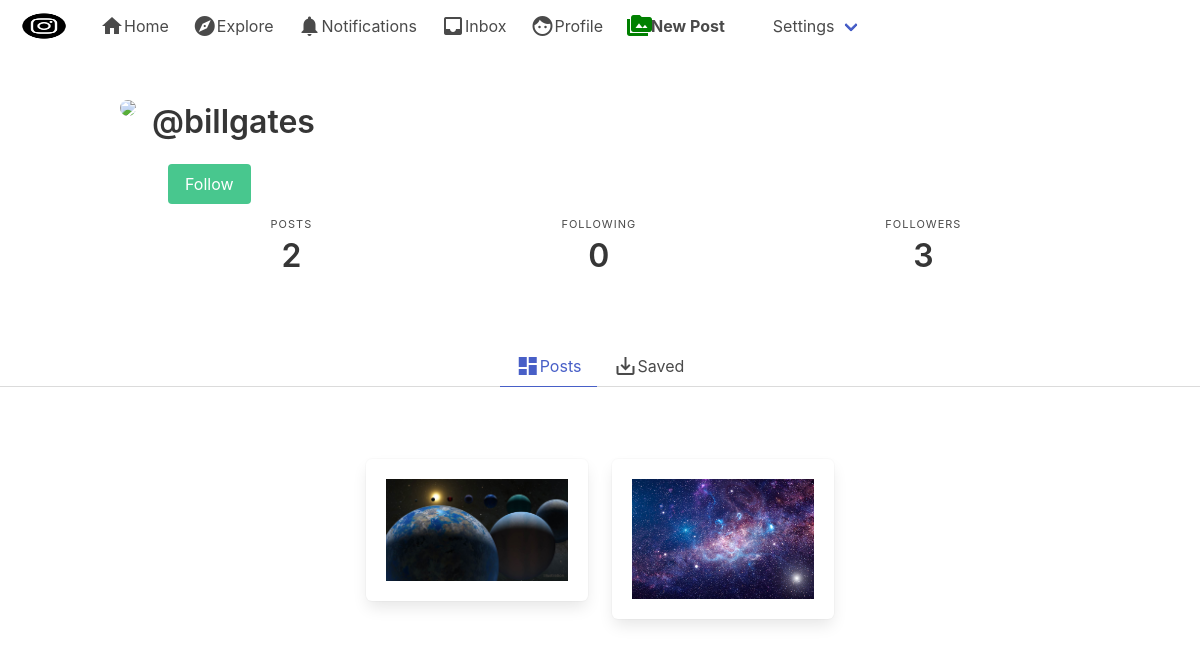
The app's page /billgates/ with its own data.
### authy/models.py (models this page shows)
class Profile(models.Model):
	user = models.OneToOneField(User, on_delete=models.CASCADE)
	first_name = models.CharField(max_length=50, null=True, blank=True)
	last_name = models.CharField(max_length=50, null=True, blank=True)
	location = models.CharField(max_length=50, null=True, blank=True)
	url = models.CharField(max_length=80, null=True, blank=True)
	profile_info = models.TextField(max_length=150, null=True, blank=True)
	created = models.DateField(auto_now_add=True)
	favorites = models.ManyToManyField(Post)
	picture = models.ImageField(upload_to='profile_pictures', blank=True, null=True, verbose_name='Picture')

### post/models.py (models this page shows)
class Post(models.Model):
    id = models.UUIDField(primary_key=True, default=uuid.uuid4, editable=False)
    picture = models.ImageField(upload_to=user_directory_path, verbose_name='Picture', null=False)
    caption = models.TextField(max_length=1500, verbose_name='Caption')
    posted = models.DateTimeField(auto_now_add=True)
    tags = models.ManyToManyField(Tag, related_name='tags')
    user = models.ForeignKey(User, on_delete=models.CASCADE)
    likes = models.IntegerField(default=0)
    def get_absolute_url(self):
        return reverse('postdetails', args=[str(self.id)])

### authy/views.py (the view)
# urls.py: path('<username>/', UserProfile, name='profile'),
def UserProfile(request, username):
	user = get_object_or_404(User, username=username)
	profile = Profile.objects.get(user=user)
	url_name = resolve(request.path).url_name
	if url_name == 'profile':
		posts = Post.objects.filter(user=user).order_by('-posted')
	else:
		posts = profile.favorites.all()
	posts_count = Post.objects.filter(user=user).count()
	following_count= Follow.objects.filter(follower=user).count()
	followers_count = Follow.objects.filter(following=user).count()
	paginator = Paginator(posts, 8)
	page_number = request.GET.get('page')
	posts_paginator = paginator.get_page(page_number)
	template = loader.get_template('profile.html')
	context = {
		'posts': posts_paginator,
		'profile':profile,
		'url_name':url_name,
		'posts_count': posts_count,
		'followers_count': followers_count,
		'following_count': following_count,
	}
	return HttpResponse(template.render(context, request))

### instagram/templates/profile.html (shortened to what this page needs)
{% extends 'base.html' %}
{% load static %}
{% block content %}
        <article class="media">
            <div class="media-left">
                <figure class="image is-256x256">
                     <img class="is-rounded" src="https://bulma.io/images/placeholders/256x256.png">
                </figure>
            </div>
            <div class="media-content">
                <div class="content">
                    <h2 class="subtitle is-3">@{{ profile.user }}</h2>
                    <div class="media-right">
                    <button class="button is-success">Follow</button>
                    </div>
                </div>
        <nav class="level is-mobile">
            <div class="level-item has-text-centered">
              <div>
                <p class="heading">Posts</p>
                <p class="title">{{ posts_count }}</p>
              </div>
            </div>
            <div class="level-item has-text-centered">
              <div>
                <p class="heading">Following</p>
                <p class="title">{{ following_count }}</p>
              </div>
            </div>
            <div class="level-item has-text-centered">
              <div>
                <p class="heading">Followers</p>
                <p class="title">{{ followers_count }}</p>
              </div>
            </div>
          </nav>
</div>
        </article>
    </div>
  </section>
  <div class="tabs is-centered">
    <ul>
      <li class="{% if url_name == 'profile' %}is-active{% endif %}">
      <a href="{% url 'profile' profile.user %}">  <i class="material-icons">dashboard</i>Posts</a>
      </li>
      <li class="{% if url_name == 'profilefavorites' %}is-active{% endif %}">
      <a href="{% url 'profilefavorites' profile.user %} "><i class="material-icons">save_alt</i>Saved</a>
     </li>
    </ul>
  </div>
  <section class="section">
    <div class="container">
      <div class="columns is-mobile is-multiline is-centered">
      {% for post in posts %}
        <div class="column is-one-quarter">
           <div class="box">
                <figure class="image is-256x256">
                    <a href="{{ post.get_absolute_url  }}"><img src="{{ post.picture.url  }}" alt="Image"></a>
                 </figure>
             </div>
          </div>
      {% endfor %}
    </div>
    </div>
  </section>
  {% endblock %}

### records on screen
Profile: user "billgates"
Post: picture (picture)
Post: picture (picture)

### other values on screen
{{ posts_count }} "2"
{{ following_count }} "0"
{{ followers_count }} "3"
